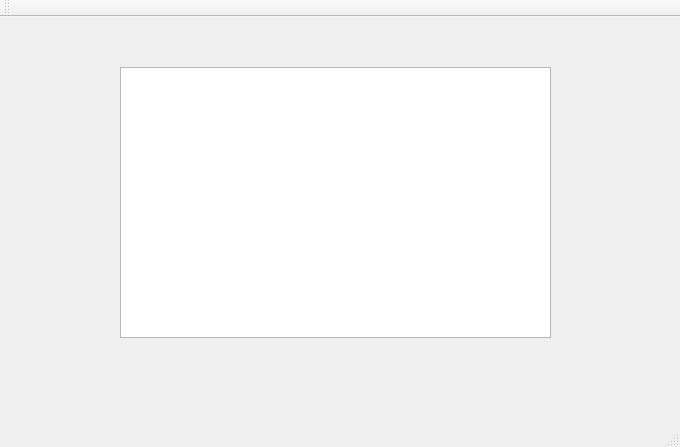
<?xml version="1.0" encoding="UTF-8"?>
<ui version="4.0">
 <class>MainWindow</class>
 <widget class="QMainWindow" name="MainWindow">
  <property name="geometry">
   <rect>
    <x>0</x>
    <y>0</y>
    <width>680</width>
    <height>447</height>
   </rect>
  </property>
  <property name="windowTitle">
   <string>MainWindow</string>
  </property>
  <widget class="QWidget" name="centralWidget">
   <widget class="QGraphicsView" name="graphicsView">
    <property name="geometry">
     <rect>
      <x>120</x>
      <y>50</y>
      <width>431</width>
      <height>271</height>
     </rect>
    </property>
   </widget>
  </widget>
  <widget class="QMenuBar" name="menuBar">
   <property name="geometry">
    <rect>
     <x>0</x>
     <y>0</y>
     <width>680</width>
     <height>21</height>
    </rect>
   </property>
  </widget>
  <widget class="QToolBar" name="mainToolBar">
   <attribute name="toolBarArea">
    <enum>TopToolBarArea</enum>
   </attribute>
   <attribute name="toolBarBreak">
    <bool>false</bool>
   </attribute>
  </widget>
  <widget class="QStatusBar" name="statusBar"/>
 </widget>
 <layoutdefault spacing="6" margin="11"/>
 <resources/>
 <connections/>
</ui>
